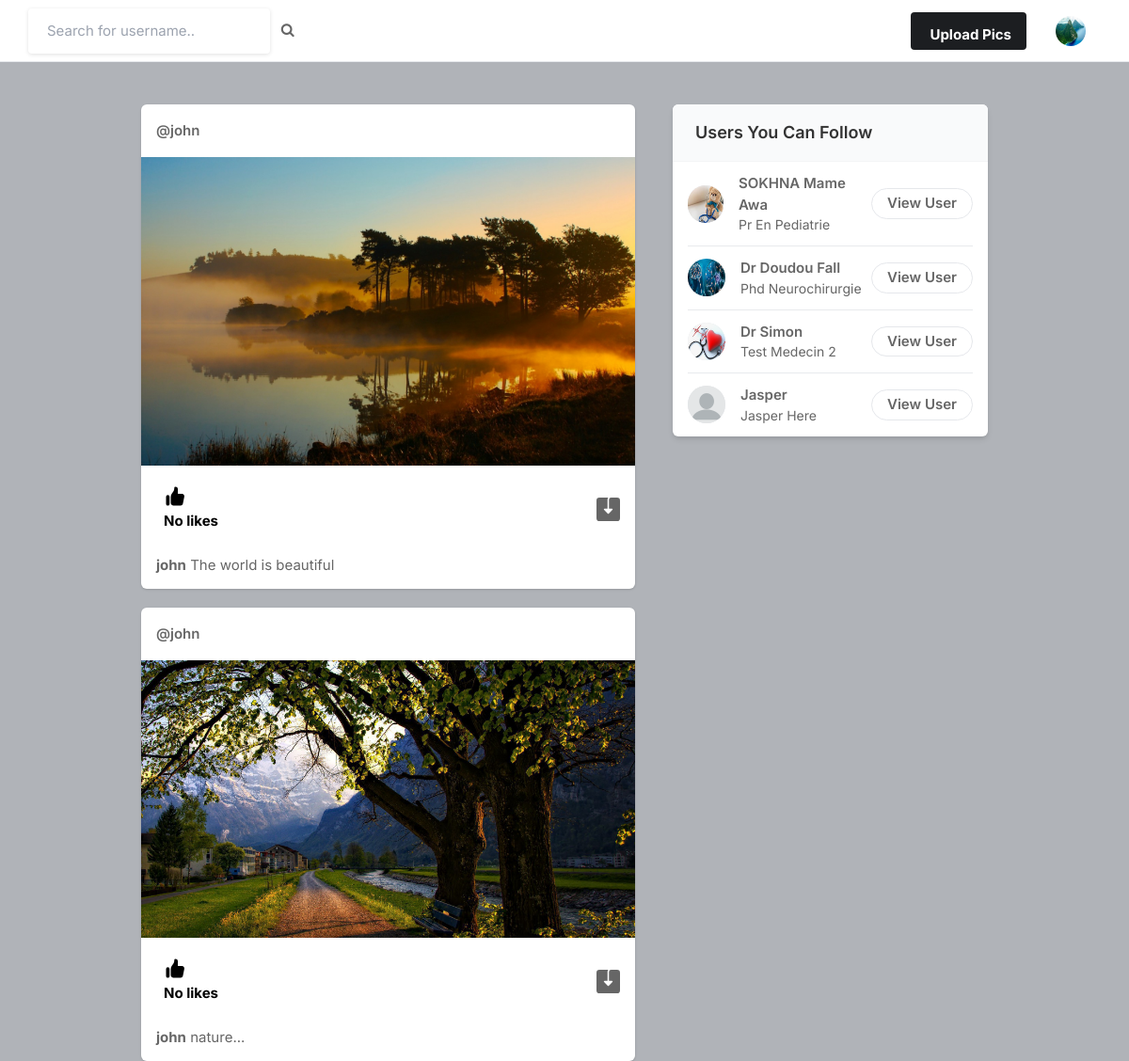
Screenshot of / (signed in) with the database file from the repository.
### core/models.py (models this page shows, shortened)
class Profile(models.Model):
    user = models.ForeignKey(User, on_delete=models.CASCADE)
    id_user = models.IntegerField()
    bio = models.TextField(blank=True)
    profileimg = models.ImageField(upload_to='profile_images', default='blank-profile-picture.png')
    location = models.CharField(max_length=100, blank=True)

class Post(models.Model):
    id = models.UUIDField(primary_key=True, default=uuid.uuid4)
    user = models.CharField(max_length=100)
    image = models.ImageField(upload_to='post_images')
    caption = models.TextField()
    created_at = models.DateTimeField(default=datetime.now)
    no_of_likes = models.IntegerField(default=0)

### core/views.py (the view)
# urls.py: path('', views.index, name='index'),
@login_required(login_url='signin')
def index(request):
    user_object = User.objects.get(username=request.user.username)
    user_profile = Profile.objects.get(user=user_object)
    user_following_list = []
    feed = []
    user_following = FollowersCount.objects.filter(follower=request.user.username)
    for users in user_following:
        user_following_list.append(users.user)
    for usernames in user_following_list:
        feed_lists = Post.objects.filter(user=usernames)
        feed.append(feed_lists)
    feed_list = list(chain(*feed))
    all_users = User.objects.all()
    user_following_all = []
    for user in user_following:
        user_list = User.objects.get(username=user.user)
        user_following_all.append(user_list)
    new_suggestions_list = [x for x in list(all_users) if (x not in list(user_following_all))]
    current_user = User.objects.filter(username=request.user.username)
    final_suggestions_list = [x for x in list(new_suggestions_list) if ( x not in list(current_user))]
    random.shuffle(final_suggestions_list)
    username_profile = []
    username_profile_list = []
    for users in final_suggestions_list:
        username_profile.append(users.id)
    for ids in username_profile:
        profile_lists = Profile.objects.filter(id_user=ids)
        username_profile_list.append(profile_lists)
    suggestions_username_profile_list = list(chain(*username_profile_list))
    return render(request, 'index.html', {'user_profile': user_profile, 'posts':feed_list, 'suggestions_username_profile_list': suggestions_username_profile_list[:4]})

### templates/index.html (shortened to what this page needs)
{% load static %}
<!DOCTYPE html>
<html lang="en">
<head>
    <link rel="stylesheet" href="{% static 'assets/css/icons.css' %}">
    <link rel="stylesheet" href="{% static 'assets/css/uikit.css' %}">
    <link rel="stylesheet" href="{% static 'assets/css/style.css' %}">
    <link rel="stylesheet" href="{% static 'assets/css/tailwind.css' %}">
    <link rel="stylesheet" href="https://cdnjs.cloudflare.com/ajax/libs/font-awesome/4.7.0/css/font-awesome.min.css">
</head>
<body>
            <header>
                <div class="header_inner">
                    <form action="/search" method="POST">
                    <div class="left-side">
                            <input type="text" name="username" placeholder="Search for username..">&nbsp; &nbsp;
                            <button type="submit"><i class="fa fa-search fa-1x"></i></button>
                    </div>
                    </form>
                    <div class="right-side lg:pr-4">
                        <a href="#"
                            class="bg-pink-500 flex font-bold hidden hover:bg-pink-600 hover:text-white inline-block items-center lg:block max-h-10 mr-4 px-4 py-2 rounded shado text-white">
                              Upload Pics
                        </a>
                        <a href="#">
                            <img src="{{user_profile.profileimg.url}}" class="header-avatar" alt="">
                        </a>
                    </div>
                </div>
            </header>
            <div class="container m-auto">
                <div class="lg:flex justify-center lg:space-x-10 lg:space-y-0 space-y-5">
                    <div class="space-y-5 flex-shrink-0 lg:w-7/12">
                        {% for post in posts reversed %}
                        <div class="bg-white shadow rounded-md  -mx-2 lg:mx-0">
                            <div class="flex justify-between items-center px-4 py-3">
                                <div class="flex flex-1 items-center space-x-4">
                                    <span class="block font-semibold "><a href="/profile/{{post.user}}">@{{post.user}}</a></span>
                                </div>
                              <div>
                                <a href="#"> <i class="icon-feather-more-horizontal text-2xl hover:bg-gray-200 rounded-full p-2 transition -mr-1 "></i> </a>
                              </div>
                            </div>
                            <div uk-lightbox>
                                <a href="{{post.image.url}}">
                                    <img src="{{post.image.url}}" alt="">
                                </a>
                            </div>
                            <div class="py-3 px-4 space-y-3">
                                <div class="flex space-x-4 lg:font-bold">
                                    <a href="/like-post?post_id={{post.id}}" class="flex items-center space-x-2">
                                        <div class="p-2 rounded-full text-black">
                                            {% if post.no_of_likes == 0 %}
                                            <p>No likes</p>
                                            {% elif post.no_of_likes == 1 %}
                                            <p>Liked by {{post.no_of_likes}} person</p>
                                            {% else %}
                                            <p>Liked by {{post.no_of_likes}} people</p>
                                            {% endif %}
                                        </div>
                                    </a>
                                    <a href="{{post.image.url}}" class="flex items-center space-x-2 flex-1 justify-end" download>
                                    </a>
                                </div>
                                <p>
                                    <a href="/profile/{{post.user}}"><strong>{{post.user}}</strong></a> {{post.caption}}
                                </p>
                            </div>
                        </div>
                        {% endfor %}
                    </div>
                    <div class="lg:w-5/12">
                        <div class="bg-white  shadow-md rounded-md overflow-hidden">
                            <div class="bg-gray-50  border-b border-gray-100 flex items-baseline justify-between py-4 px-6 ">
                                <h2 class="font-semibold text-lg">Users You Can Follow</h2>
                            </div>
                            <div class="divide-gray-300 divide-gray-50 divide-opacity-50 divide-y px-4 ">
                                {% for suggestion in suggestions_username_profile_list %}
                                <div class="flex items-center justify-between py-3">
                                    <div class="flex flex-1 items-center space-x-4">
                                        <a href="/profile/{{suggestion.user}}">
                                            <img src="{{suggestion.profileimg.url}}" class="bg-gray-200 rounded-full w-10 h-10">
                                        </a>
                                        <div class="flex flex-col">
                                            <span class="block capitalize font-semibold"> {{suggestion.user}} </span>
                                            <span class="block capitalize text-sm"> {{suggestion.bio}} </span>
                                        </div>
                                    </div>
                                    <a href="/profile/{{suggestion.user}}" class="border border-gray-200 font-semibold px-4 py-1 rounded-full hover:bg-pink-600 hover:text-white hover:border-pink-600 "> View User </a>
                                </div>
                                {% endfor %}
                            </div>
                        </div>
                    </div>
                </div>
            </div>
</body>
</html>

### static/assets/css/style.css (style rules this page uses)
body { background-color: #B0B3B8!important; }
button { vertical-align: middle; }
input { height: 48px; line-height: 48px; padding: 0 20px; outline: none; font-size: 15px; color: #808080; max-width: 100%; width: 100%; -webkit-box-sizing: border-box; box-sizing: border-box; display: block; font-weight: 400; opacity: 1; border-radius: 4px; border: none; -webkit-box-shadow: 0 1px 4px 0px rgba(0, 0, 0, 0.12); box-shadow: 0 1px 4px 0px rgba(0, 0, 0, 0.12); }
input[type="text"], input[type="password"], input[type="email"], input[type="number"] { height: 48px; line-height: 48px; padding: 0 20px; outline: none; font-size: 15px; color: #808080; max-width: 100%; width: 100%; -webkit-box-sizing: border-box; box-sizing: border-box; display: block; font-weight: 400; opacity: 1; border-radius: 4px; border: none; -webkit-box-shadow: 0 1px 4px 0px rgba(0, 0, 0, 0.12); box-shadow: 0 1px 4px 0px rgba(0, 0, 0, 0.12); }
input { -webkit-transition: all 0.1s ease-in-out; transition: all 0.1s ease-in-out; }
::placeholder { color: #808080; opacity: 1; }
button { border: none; margin: 0; padding: 0; width: auto; overflow: visible; background: transparent; color: inherit; font: inherit; line-height: normal; cursor: pointer; }
a { color: #be185d; -webkit-transition: 0.3s; transition: 0.3s; outline: none !important; }
button { outline: none !important; }
img { max-width: 100%; }
body { color: #666; font-size: 15px; line-height: 27px; background-color: #f0f2f5; font-family: "Inter", sans-serif; text-transform: none; }
body p { font-size: 15px; line-height: 27px; }
h1, h2, h3, h4, h5, h6 { font-family: "Inter", sans-serif; text-transform: none; }
input[type="text"], input[type="password"], input[type="email"] { font-family: "Inter", sans-serif; text-transform: none; }
button, body .pac-container { font-family: "Inter", sans-serif; text-transform: none; }
h1, h2, h3, h4, h5, h6 { color: #333; font-weight: 500; margin: 0; padding: 0; }
h2 { font-size: 26px; }
b, strong { font-weight: 700 !important; }
@media (min-width: 1024px) { .container { max-width: 900px !important; padding-top: 45px; } }
header { background-color: #fff; left: 0; right: 0; top: 0; z-index: 99; height: 66px; display: -webkit-box; display: -ms-flexbox; display: flex; -webkit-box-align: center; -ms-flex-align: center; align-items: center; border-bottom: 1px solid #e5e7eb; }
header .header_inner { display: -webkit-box; display: -ms-flexbox; display: flex; -webkit-box-align: center; -ms-flex-align: center; align-items: center; max-width: 1090px; margin: auto; width: 100%; max-width: 100% !important; padding: 0 30px; }
header .header_inner .left-side { display: -webkit-box; display: -ms-flexbox; display: flex; -webkit-box-align: center; -ms-flex-align: center; align-items: center; }
header .header_inner .right-side { display: -webkit-box; display: -ms-flexbox; display: flex; -webkit-box-align: center; -ms-flex-align: center; align-items: center; -webkit-box-pack: end; -ms-flex-pack: end; justify-content: flex-end; margin-left: auto; }
header .header_inner .right-side .header-avatar { width: 32px; height: 32px; border-radius: 100%; margin-left: 15px; }

### rows the page displays
Profile: profileimg (picture)
Post: user "john", image (picture), no_of_likes "No likes", caption "The world is beautiful"
Post: user "john", image (picture), no_of_likes "No likes", caption "nature..."
Profile: profileimg (picture), user "SOKHNA Mame Awa", bio "Pr En Pediatrie"
Profile: profileimg (picture), user "Dr Doudou Fall", bio "Phd Neurochirurgie"
Profile: profileimg (picture), user "Dr Simon", bio "Test Medecin 2"
Profile: profileimg (placeholder picture), user "Jasper", bio "Jasper Here"
